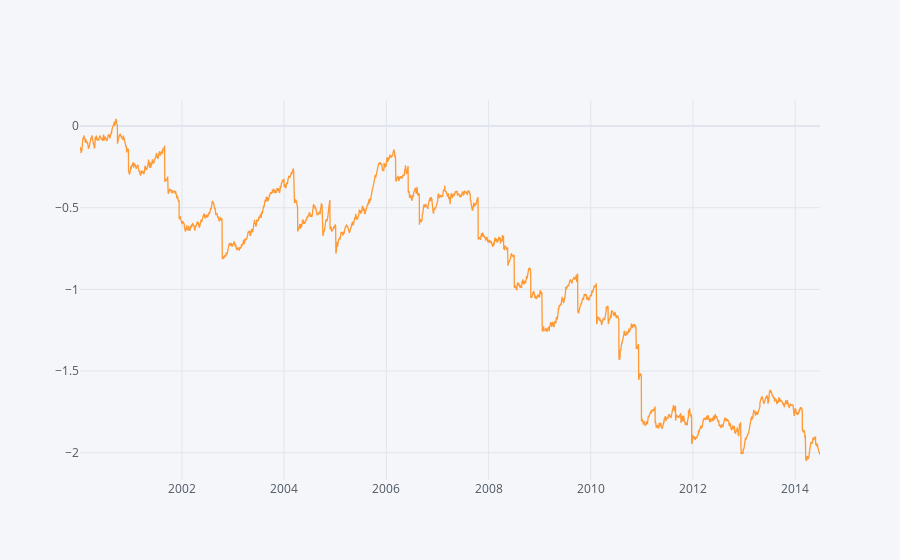

The cell this chart's notebook holds for it:
### Code cell
returns_2.add(1).cumprod().apply(np.log).iplot()

### Figure 1 — Plotly figure (JSON) as saved in the notebook; plotly's stock layout.template omitted (floating-point values rounded to 4 significant figures; data arrays with more than 128 entries replaced by an {"elided": "..."} marker saying what was removed)
{"data": [{"line": {"color": "rgba(255, 153, 51, 1.0)", "dash": "solid", "shape": "linear", "width": 1.3}, "mode": "lines", "name": "None", "text": "", "type": "scatter", "x": {"elided": "3780 str values"}, "y": {"elided": "3780 float values"}}], "layout": {"legend": {"bgcolor": "#F5F6F9", "font": {"color": "#4D5663"}}, "paper_bgcolor": "#F5F6F9", "plot_bgcolor": "#F5F6F9", "title": {"font": {"color": "#4D5663"}}, "xaxis": {"gridcolor": "#E1E5ED", "showgrid": true, "tickfont": {"color": "#4D5663"}, "title": {"font": {"color": "#4D5663"}, "text": ""}, "zerolinecolor": "#E1E5ED"}, "yaxis": {"gridcolor": "#E1E5ED", "showgrid": true, "tickfont": {"color": "#4D5663"}, "title": {"font": {"color": "#4D5663"}, "text": ""}, "zerolinecolor": "#E1E5ED"}}}
